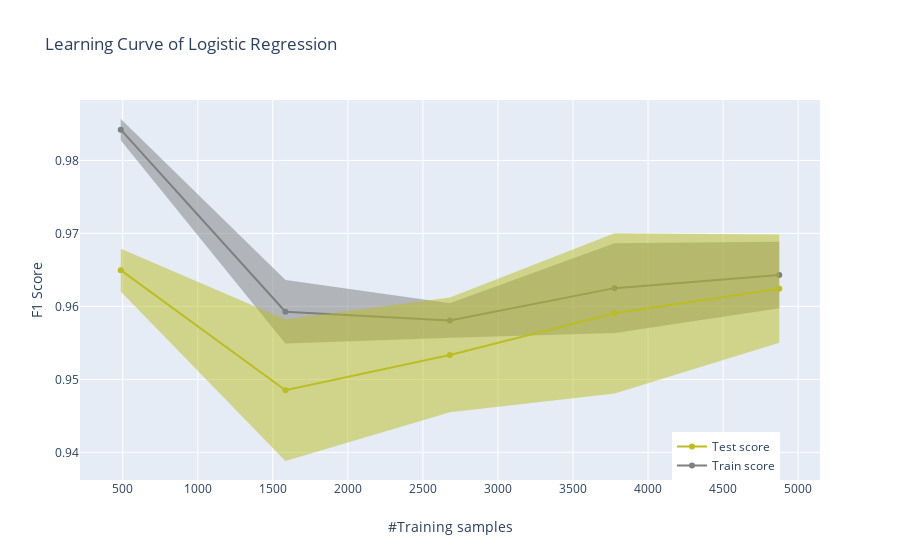

Notebook source saved alongside this figure:
### Markdown cell above
Here the normalized confusion matrix is shown, as well as the result of the grid search on the top of it. The confusion matrix is a useful tool to see the accuracy of the model in terms of False Positive or False Negative. 

It shows that this model fits well our data, achieving an overall F1-Score of 0.962 and not showing particular bias towards any of the class (both False Positive and False Negative - the one we are more intrested in - are very low and similar).

### Code cell
plot_learning_curve(gs_lr.best_estimator_, "Learning Curve of Logistic Regression", X_train, y_train, cv=5)

### Figure 1 — Plotly figure (JSON) as saved in the notebook; plotly's stock layout.template omitted (floating-point values rounded to 4 significant figures)
{"data": [{"hoverlabel": {"namelength": 20}, "line": {"color": "rgba(127, 127, 127, 0.40)", "width": 0.1}, "mode": "lines", "name": "", "showlegend": false, "type": "scatter", "x": [487, 1584, 2680, 3777, 4874], "y": [0.9828, 0.9549, 0.9557, 0.9564, 0.9597]}, {"fill": "tonexty", "hoverlabel": {"namelength": 20}, "line": {"color": "rgba(127, 127, 127, 0.40)", "width": 0.1}, "mode": "lines", "name": "", "showlegend": false, "type": "scatter", "x": [487, 1584, 2680, 3777, 4874], "y": [0.9857, 0.9636, 0.9604, 0.9686, 0.9688]}, {"line": {"color": "rgb(127, 127, 127)"}, "name": "Train score", "showlegend": true, "type": "scatter", "x": [487, 1584, 2680, 3777, 4874], "y": [0.9842, 0.9593, 0.9581, 0.9625, 0.9643]}, {"hoverlabel": {"namelength": 20}, "line": {"color": "rgba(188, 189, 34, 0.40)", "width": 0.1}, "mode": "lines", "name": "", "showlegend": false, "type": "scatter", "x": [487, 1584, 2680, 3777, 4874], "y": [0.962, 0.9388, 0.9455, 0.9481, 0.955]}, {"fill": "tonexty", "hoverlabel": {"namelength": 20}, "line": {"color": "rgba(188, 189, 34, 0.40)", "width": 0.1}, "mode": "lines", "name": "", "showlegend": false, "type": "scatter", "x": [487, 1584, 2680, 3777, 4874], "y": [0.9679, 0.9582, 0.9612, 0.97, 0.9699]}, {"line": {"color": "rgb(188, 189, 34)"}, "name": "Test score", "showlegend": true, "type": "scatter", "x": [487, 1584, 2680, 3777, 4874], "y": [0.965, 0.9485, 0.9533, 0.959, 0.9624]}], "layout": {"autosize": true, "legend": {"x": 0.8, "y": 0}, "title": {"text": "Learning Curve of Logistic Regression"}, "xaxis": {"title": {"text": "#Training samples"}}, "yaxis": {"title": {"text": "F1 Score"}}}}
